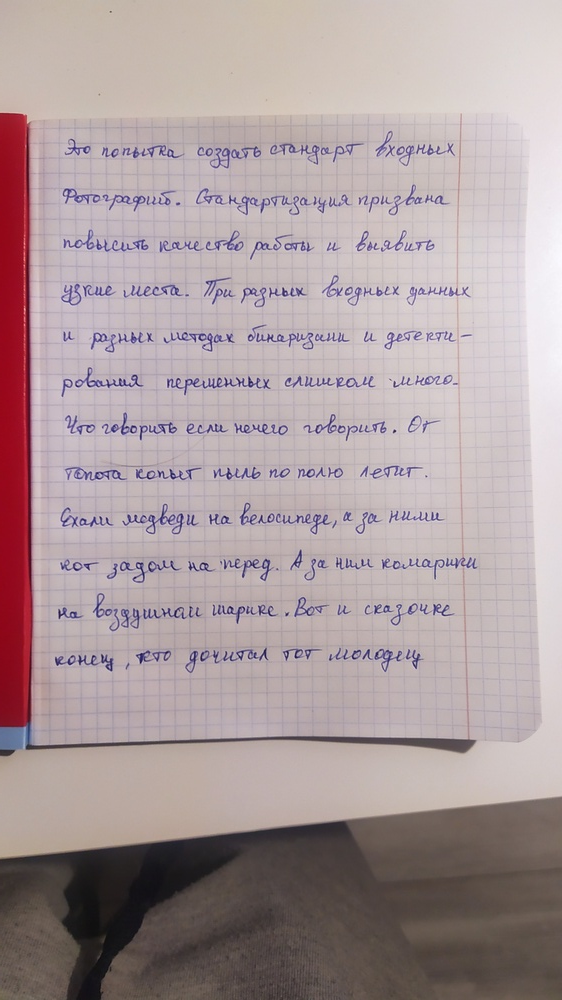
#> input picture DetectingLine/data/input/IMG_20211125_225345.jpg, 562 x 1000 px, shrunk from 2250 x 4000 before the run
$ python -i scan_photo.py   (imports and definitions only)
#> lines starting #> are read from the running program, lines starting #| are printed output that depends on the picture; after the words box and inside, x2 and y2 are one past the last pixel; in counts of white or black regions, pixels touching at a corner belong together
#> further down, picture is the input picture: shape (1000, 562, 3); mean B, G, R 158.3, 156.1, 172.1
# импортирование необходимых библиотек
#тут новый пакет skimage
#from skimage.filters import threshold_local
#
import numpy as np
import cv2
import imutils
from skimage.filters import threshold_local
from path import Path
from typing import List

def scaner(image):
    #смотри что собрал - сканер документа по фотографии, работает даже если фото под наклоном главное чтобы фон был темнее листа
    # фон светлый потому границы листа не найдены параметр для сканируемого изображения


    # прочитать изображение

    orig = image.copy()

    # показать исходное изображение
    cv2.imshow('Original Image', image)
    cv2.waitKey(0) # press 0 to close all cv2 windows
    cv2.destroyAllWindows()

    # конвертация изображения в градации серого. Это уберёт цветовой шум
    grayImage = cv2.cvtColor(image, cv2.COLOR_BGR2GRAY)
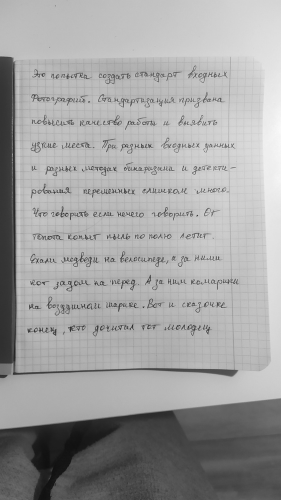
#> grayImage: shape (1000, 562) (shown at 1/2 size); min 11, max 250, mean 161.2

    # размытие картинки, чтобы убрать высокочастотный шум
    # это помогает определить контур в сером изображении
    grayImageBlur = cv2.blur(grayImage,(2,2))

    # теперь производим определение границы по методу Canny
    #https://robocraft.ru/blog/computervision/484.html
    edgedImage = cv2.Canny(grayImageBlur, 100 , 300, 3,)
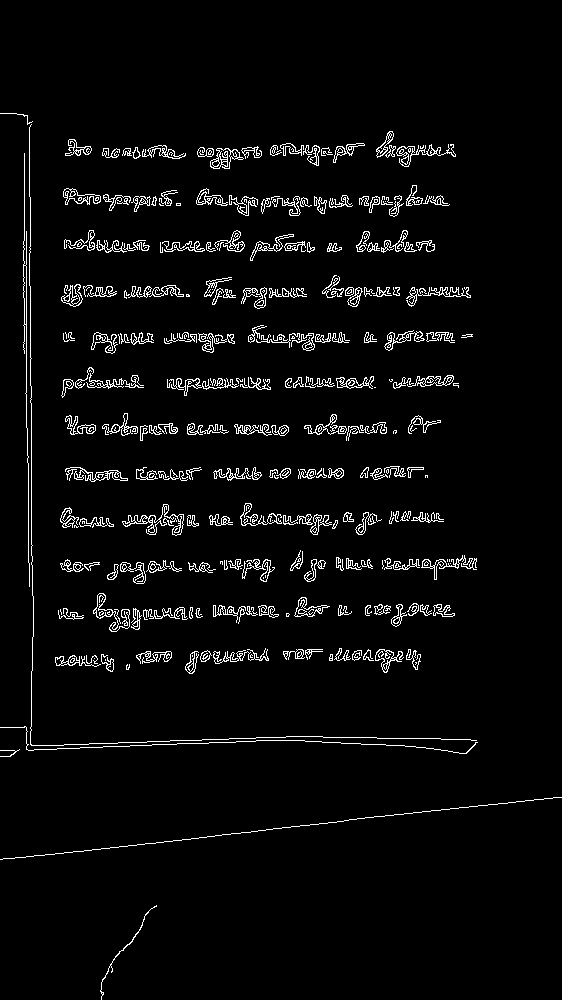
#> edgedImage: shape (1000, 562); 3.9% white in thin lines or dots, all inside (x1, y1, x2, y2) = (0, 113, 562, 1000)

    # показать серое изображение с определенными границами
    cv2.imshow("gray", grayImage)
    cv2.imshow("grayBlur", grayImageBlur)
    cv2.imshow("Edge Detected Image", edgedImage)
    cv2.waitKey(0) # нажать 0, чтобы закрыть все окна cv2
    cv2.destroyAllWindows()

    # найти контуры на обрезанном изображении, рационально организовать область
    # оставить только большие варианты
    allContours = cv2.findContours(edgedImage.copy(), cv2.RETR_CCOMP, cv2.CHAIN_APPROX_SIMPLE)
#> allContours = 865 contours, 551 with area under 20; largest, box (x1, y1, x2, y2) and area: (210, 148, 244, 169) 366, (122, 504, 184, 536) 352, (63, 188, 101, 205) 302, (294, 597, 330, 617) 277, (375, 649, 404, 673) 254
    allContours = imutils.grab_contours(allContours)  # RETR_LIST

    # сортировка контуров области по уменьшению и сохранение топ-1
    allContours = sorted(allContours, key=cv2.contourArea, reverse=True)[:1]
#> allContours = 1 contour; box (x1, y1, x2, y2) and area: (210, 148, 244, 169) 366

    try:
        # ищем самый большой контур, потенциально это лист тетрадный, можем его не найти
        # aппроксимация контура
        perimeter = cv2.arcLength(allContours[0], True)
#> perimeter = 124.6
        ROIdimensions = cv2.approxPolyDP(allContours[0], 0.02*perimeter, True)
#> ROIdimensions = contour of 12 points, box (x1, y1, x2, y2) (210, 148, 244, 169), area 362

        # показать контуры на изображении
        cv2.drawContours(image, [ROIdimensions], -1, (0,255,0), 2)
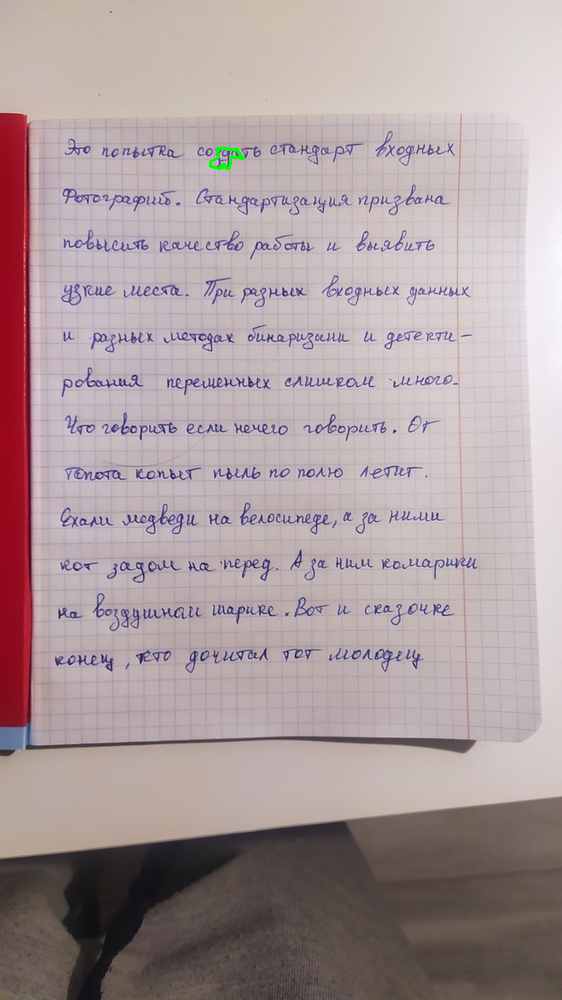
#> image: shape (1000, 562, 3); 0.05% of pixels changed, all inside (x1, y1, x2, y2) = (209, 147, 245, 170)
        cv2.imshow('Contour Outline', image)
        cv2.waitKey(0)
        cv2.destroyAllWindows()

    except:
        print(f'Не найдено контуров')
        # если произошла ошибка - возвращаем оригинал
        return False, orig
    try:
        # вырезаем самый большой контур(лист) и делаем его прямоугольным. если контур имеет больше 4 вершин то ошибка будет

        # изменение массива координат
        ROIdimensions = ROIdimensions.reshape(4,2)

        # список удержания координат ROI
        rect = np.zeros((4,2), dtype='float32')

        # наименьшая сумма будет у верхнего левого угла,
        # наибольшая — у нижнего правого угла
        s = np.sum(ROIdimensions, axis=1)
        rect[0] = ROIdimensions[np.argmin(s)]
        rect[2] = ROIdimensions[np.argmax(s)]

        # верх-право будет с минимальной разницей
        # низ-лево будет иметь максимальную разницу
        diff = np.diff(ROIdimensions, axis=1)
        rect[1] = ROIdimensions[np.argmin(diff)]
        rect[3] = ROIdimensions[np.argmax(diff)]

        # верх-лево, верх-право, низ-право, низ-лево
        (tl, tr, br, bl) = rect

        # вычислить ширину ROI
        widthA = np.sqrt((tl[0] - tr[0])**2 + (tl[1] - tr[1])**2 )
        widthB = np.sqrt((bl[0] - br[0])**2 + (bl[1] - br[1])**2 )
        maxWidth = max(int(widthA), int(widthB))

        # вычислить высоту ROI
        heightA = np.sqrt((tl[0] - bl[0])**2 + (tl[1] - bl[1])**2 )
        heightB = np.sqrt((tr[0] - br[0])**2 + (tr[1] - br[1])**2 )
        maxHeight = max(int(heightA), int(heightB))

        # набор итоговых точек для обзора всего документа
        # размер нового изображения
        dst = np.array([
            [0,0],
            [maxWidth-1, 0],
            [maxWidth-1, maxHeight-1],
            [0, maxHeight-1]], dtype="float32")

        # вычислить матрицу перспективного преобразования и применить её
        transformMatrix = cv2.getPerspectiveTransform(rect, dst)

        # преобразовать ROI
        scan = cv2.warpPerspective(orig, transformMatrix, (maxWidth, maxHeight))

        # давайте посмотрим на свёрнутый документ
        cv2.imshow("Scaned",scan)
        cv2.waitKey(0)
        cv2.destroyAllWindows()

        # конвертация в серый
        scanGray = cv2.cvtColor(scan, cv2.COLOR_BGR2GRAY)

        # показать финальное серое изображение
        cv2.imshow("scanGray", scanGray)
        cv2.waitKey(0)
        cv2.destroyAllWindows()

        # конвертация в черно-белое с высоким контрастом для документов
        # увеличить контраст в случае с документом
        T = threshold_local(scanGray, 9, offset=8, method="gaussian")
        scanBW = (scanGray > T).astype("uint8") * 255
        # показать финальное изображение с высоким контрастом
        cv2.imshow("scanBW", scanBW)
        cv2.waitKey(0)
        cv2.destroyAllWindows()

        # все отработало, мы вырезали и отсканировали изображение
        return True, scanBW
    except Exception as e:
        return False, orig

>>> import cv2
>>> picture = cv2.imread('../../DetectingLine/data/input/IMG_20211125_225345.jpg')
>>> result = scaner(picture)

$ run again, on DetectingLine/data/input/IMG_20211125_225438.jpg
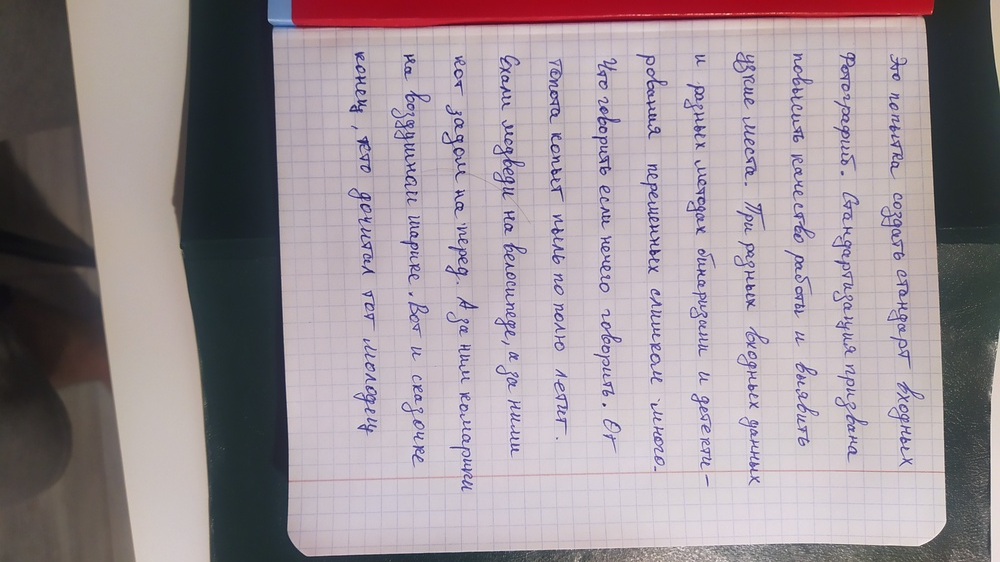
#> input picture DetectingLine/data/input/IMG_20211125_225438.jpg, 1000 x 562 px, shrunk from 4000 x 2250 before the run
#> picture is the input picture: shape (562, 1000, 3); mean B, G, R 150.5, 144.9, 156.2
#> in scaner, `edgedImage = cv2.Canny(grayImageBlur, 100 , 300, 3,)`:
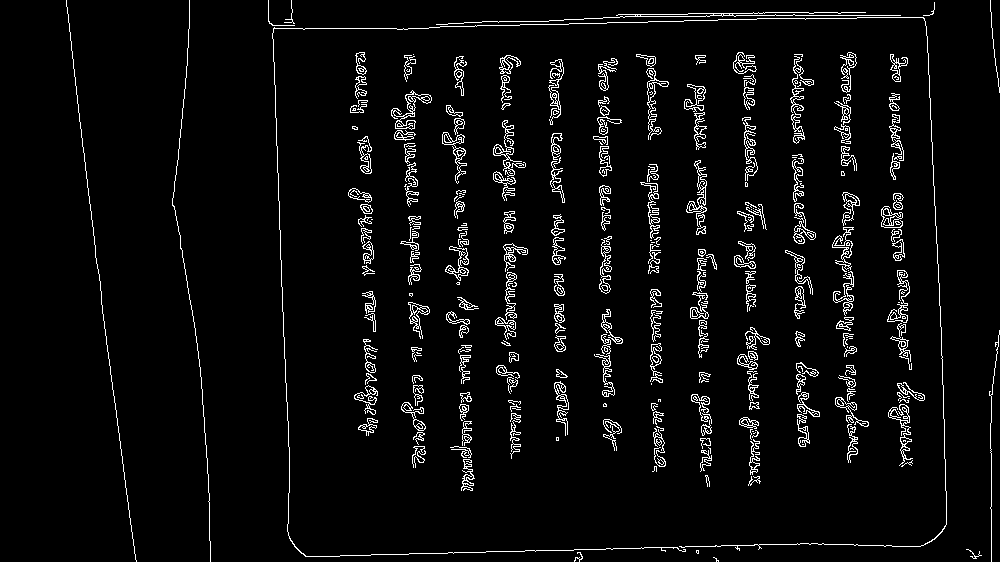
#> edgedImage: shape (562, 1000); 4.5% white in thin lines or dots
#> in scaner, `allContours = cv2.findContours(edgedImage.copy(), cv2.RETR_CCOMP, cv2...`: allContours = 885 contours, 556 with area under 20; largest, box (x1, y1, x2, y2) and area: (391, 90, 432, 130) 394, (442, 132, 467, 184) 311, (445, 246, 469, 281) 298, (686, 160, 707, 227) 291, (832, 227, 854, 270) 267
#> in scaner, `allContours = sorted(allContours, key=cv2.contourArea, reverse=True)[:1]`: allContours = 1 contour; box (x1, y1, x2, y2) and area: (391, 90, 432, 130) 394
#> perimeter = 314.1
#> ROIdimensions = contour of 17 points, box (x1, y1, x2, y2) (391, 94, 431, 129), area 315
#> in scaner, `cv2.drawContours(image, [ROIdimensions], -1, (0,255,0), 2)`:
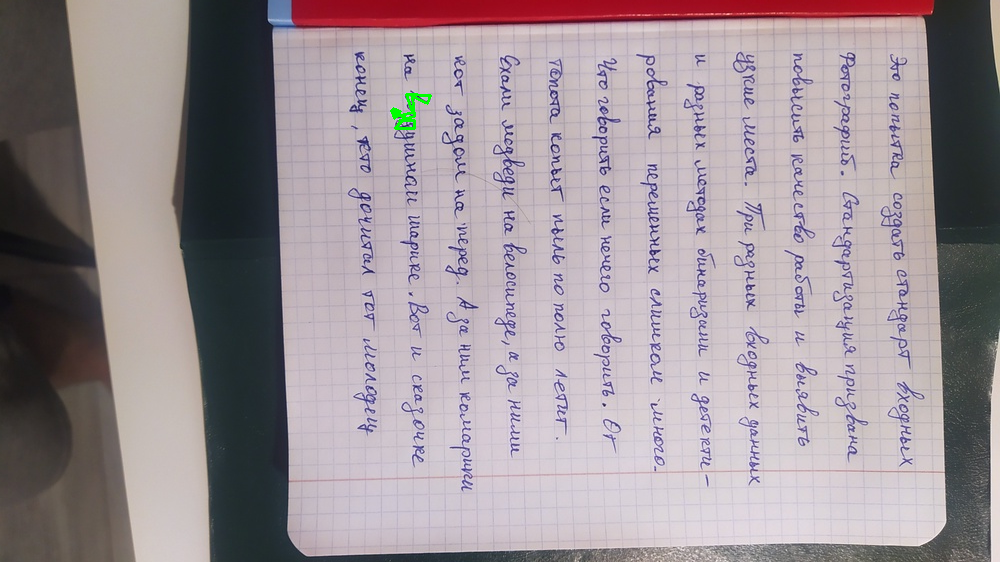
#> image: shape (562, 1000, 3); 0.1% of pixels changed, all inside (x1, y1, x2, y2) = (390, 93, 432, 130)

$ run again, on DetectingLine/data/input/IMG_20211125_225538.jpg
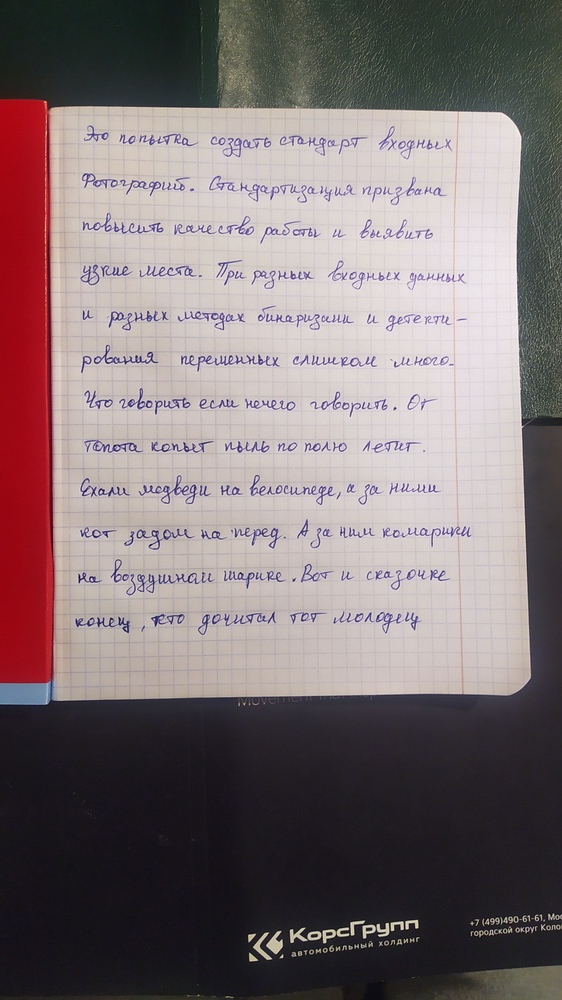
#> input picture DetectingLine/data/input/IMG_20211125_225538.jpg, 562 x 1000 px, shrunk from 2250 x 4000 before the run
#> picture is the input picture: shape (1000, 562, 3); mean B, G, R 116.2, 114.5, 127.5
#> in scaner, `edgedImage = cv2.Canny(grayImageBlur, 100 , 300, 3,)`:
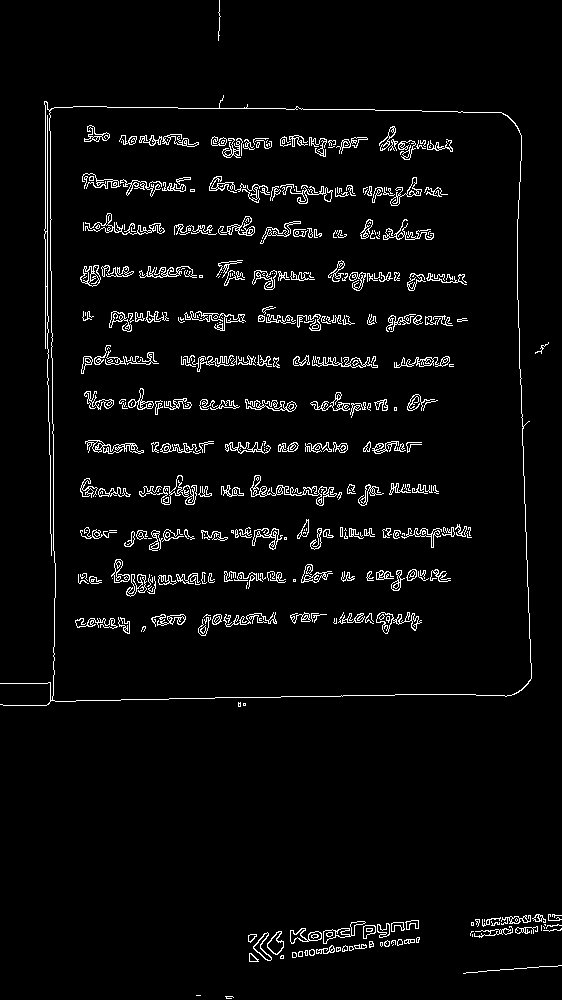
#> edgedImage: shape (1000, 562); 4% white in thin lines or dots
#> in scaner, `allContours = cv2.findContours(edgedImage.copy(), cv2.RETR_CCOMP, cv2...`: allContours = 977 contours, 662 with area under 20; largest, box (x1, y1, x2, y2) and area: (0, 95, 532, 706) 276478, (49, 106, 532, 702) 276318, (250, 475, 337, 506) 390, (139, 475, 197, 505) 377, (376, 612, 422, 634) 316
#> in scaner, `allContours = sorted(allContours, key=cv2.contourArea, reverse=True)[:1]`: allContours = 1 contour; box (x1, y1, x2, y2) and area: (0, 95, 532, 706) 276478
#> perimeter = 3745.7
#> ROIdimensions = [[44, 101], [0, 704], [521, 690], [515, 123]]
#> image: shape (1000, 562, 3); 1.15% of pixels changed, all inside (x1, y1, x2, y2) = (0, 100, 523, 706)
#> s = [145, 704, 1211, 638]
#> diff = [57, 704, 169, -392]
#> in scaner, `scanBW = (scanGray > T).astype("uint8") * 255`:
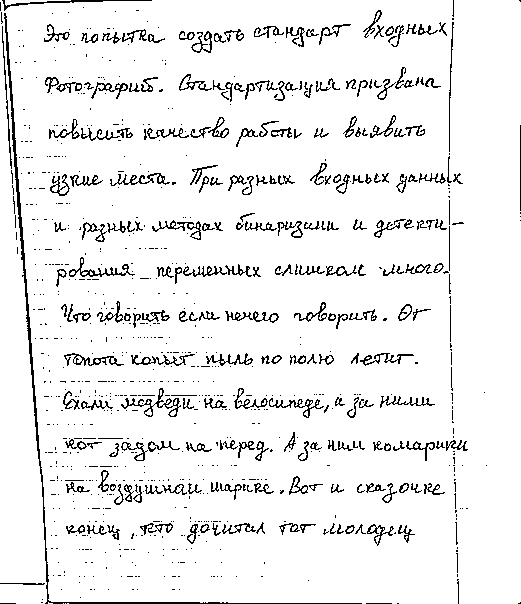
#> scanBW: shape (604, 521); 93.3% white; black in thin lines or dots
